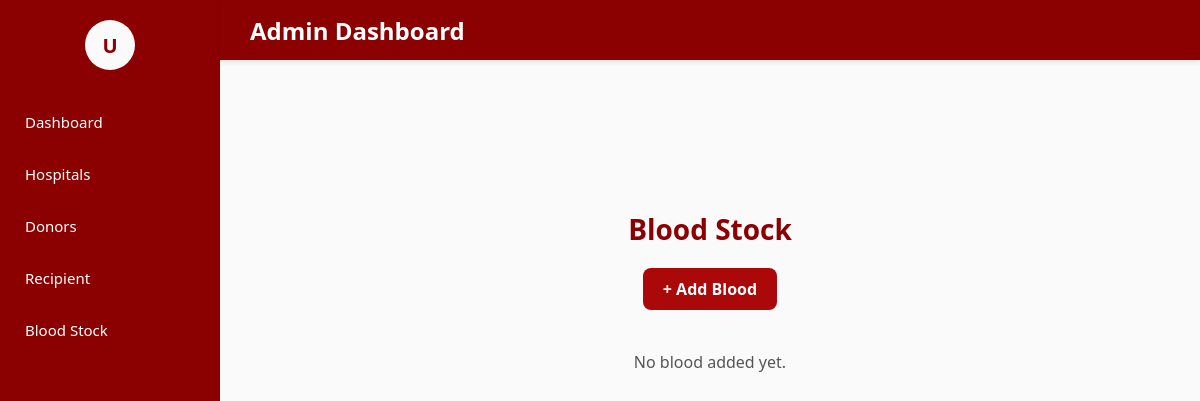
The page /dashboard/blood_stock/ (signed in) on the database as committed earlier.
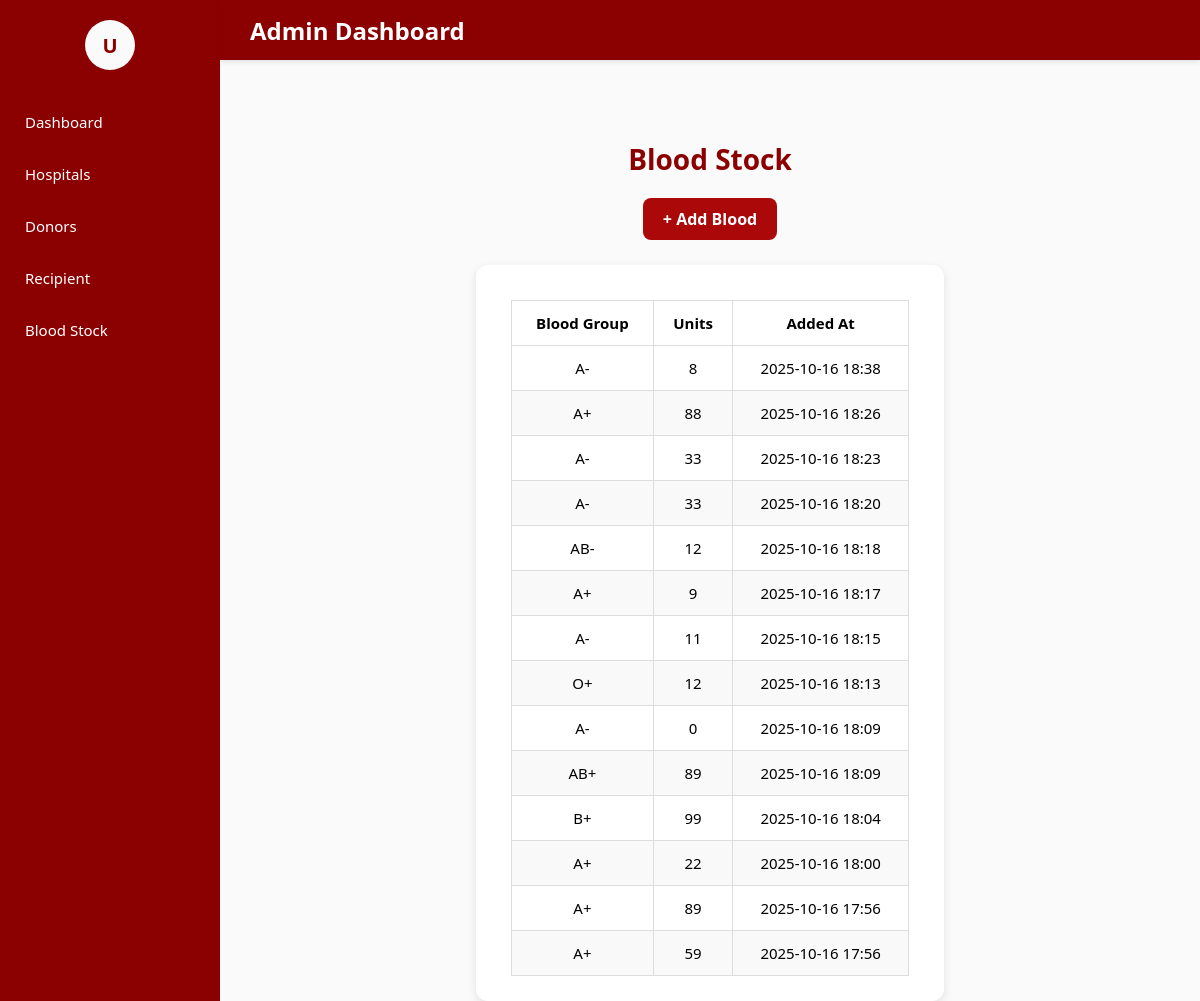
The same page on the database as committed later.
### blood_bank_app/models.py (models this page shows, shortened)
class BloodStock(models.Model):
    BLOOD_GROUP_CHOICES = [
        ('A+', 'A+'), ('A-', 'A-'),
        ('B+', 'B+'), ('B-', 'B-'),
        ('AB+', 'AB+'), ('AB-', 'AB-'),
        ('O+', 'O+'), ('O-', 'O-'),
    ]
    bloodgroup = models.CharField(max_length=3, choices=BLOOD_GROUP_CHOICES)
    unit = models.PositiveIntegerField()
    added_at = models.DateTimeField(auto_now_add=True)

### blood_bank_app/views.py (the view)
# urls.py: path('dashboard/blood_stock/', views.blood_stock_dashboard, name='blood_stock_dashboard'),
@login_required
def blood_stock_dashboard(request):
    blood_stock = BloodStock.objects.all().order_by('-added_at')
    return render(request, 'blood_stock_dashboard.html', {
        'blood_stock': blood_stock
    })

### blood_bank_app/templates/blood_stock_dashboard.html (shortened to what this page needs)
{% extends 'master.html' %}
{% block content %}
<div class="sidebar">
    <div class="profile-container">
        <div class="profile-icon" onclick="toggleProfile()">
            {{ request.user.username|slice:":1"|upper }}
        </div>
    </div>
    <a href="{% url 'admin_dashboard' %}">Dashboard</a>
    <a href="{% url 'hospital_dashboard' %}">Hospitals</a>
    <a href="{% url 'donor_dashboard' %}">Donors</a>
    <a href="{% url 'recipient_dashboard' %}">Recipient</a>
    <a href="{% url 'blood_stock_dashboard' %}">Blood Stock</a>
</div>
<div class="topbar">
    Admin Dashboard
</div>
<div class="main-content">
    <h1>Blood Stock</h1>
    <a href="{% url 'add_blood' %}" class="add-blood-btn">+ Add Blood</a>
    {% if blood_stock %}
    <div class="section">
        <table>
            <thead>
                <tr>
                    <th>Blood Group</th>
                    <th>Units</th>
                    <th>Added At</th>
                </tr>
            </thead>
            <tbody>
                {% for blood in blood_stock %}
                <tr>
                    <td>{{ blood.bloodgroup }}</td>
                    <td>{{ blood.unit }}</td>
                    <td>{{ blood.added_at|date:"Y-m-d H:i" }}</td>
                </tr>
                {% endfor %}
            </tbody>
        </table>
    </div>
    {% else %}
        <p>No blood added yet.</p>
    {% endif %}
</div>
{% endblock %}

### blood_bank_app/templates/master.html (shortened to what this page needs)
<!DOCTYPE html>
<html lang="en">
<head>
    {% load static %}
    <link rel="stylesheet" href="{% static 'css/blood_bank.css' %}">
</head>
<body>
{% block content %}{% endblock %}
</body>
</html>

### blood_bank_app/static/css/blood_bank.css (style rules this page uses)
body { display: flex; flex-direction: column; justify-content: center; align-items: center; height: 100vh; margin: 0; background-color:#FAFAFA; }

### blood_bank_app/templates/blood_stock_dashboard.html (style rules this page uses)
body, html { margin: 0; padding: 0; font-family: 'Segoe UI', sans-serif; background: #FAFAFA; }
.sidebar { width: 220px; background-color: #8B0000; color: white; position: fixed; top: 0; bottom: 0; left: 0; padding-top: 20px; z-index: 50; }
.sidebar a { display: block; color: white; text-decoration: none; padding: 12px 25px; margin: 8px 0; border-radius: 6px; font-weight: 500; font-size: 15px; transition: 0.2s; }
.profile-container { display: flex; flex-direction: column; align-items: center; margin-bottom: 30px; position: relative; }
.profile-icon { width: 50px; height: 50px; border-radius: 50%; background-color: #FAFAFA; color: #8B0000; font-size: 20px; font-weight: bold; cursor: pointer; display: flex; justify-content: center; align-items: center; }
.topbar { position: fixed; left: 220px; right: 0; top: 0; height: 60px; background-color: #8B0000; color: #fff; display: flex; align-items: center; padding-left: 30px; font-size: 1.5em; font-weight: 600; box-shadow: 0 2px 5px rgba(0,0,0,0.1); z-index: 90; }
.main-content { margin-left: 220px; padding: 140px 40px 40px 40px; display: flex; flex-direction: column; align-items: center; box-sizing: border-box; min-height: calc(100vh - 140px); }
.main-content h1 { margin-top: 0; margin-bottom: 20px; font-size: 28px; color: #8B0000; text-align: center; }
.add-blood-btn { display: inline-block; margin-bottom: 25px; background-color: #ab0909; color: white; padding: 10px 20px; border-radius: 8px; text-decoration: none; font-weight: 600; transition: background-color 0.3s ease; }
.section { width: 100%; max-width: 900px; background: white; border-radius: 12px; padding: 25px 35px; box-shadow: 0 3px 10px rgba(0,0,0,0.1); }
table { width: 100%; border-collapse: collapse; margin-top: 10px; }
th, td { border: 1px solid #ddd; padding: 12px; text-align: center; font-size: 15px; }
tr:nth-child(even) { background-color: #f9f9f9; }

Rows that differ between the two databases and show on the page:
added BloodStock: bloodgroup "A-", unit "8", added_at "2025-10-16 18:38"
added BloodStock: bloodgroup "A+", unit "88", added_at "2025-10-16 18:26"
added BloodStock: bloodgroup "A-", unit "33", added_at "2025-10-16 18:23"
added BloodStock: bloodgroup "A-", unit "33", added_at "2025-10-16 18:20"
added BloodStock: bloodgroup "AB-", unit "12", added_at "2025-10-16 18:18"
added BloodStock: bloodgroup "A+", unit "9", added_at "2025-10-16 18:17"
added BloodStock: bloodgroup "A-", unit "11", added_at "2025-10-16 18:15"
added BloodStock: bloodgroup "O+", unit "12", added_at "2025-10-16 18:13"
added BloodStock: bloodgroup "A-", unit "0", added_at "2025-10-16 18:09"
added BloodStock: bloodgroup "AB+", unit "89", added_at "2025-10-16 18:09"
added BloodStock: bloodgroup "B+", unit "99", added_at "2025-10-16 18:04"
added BloodStock: bloodgroup "A+", unit "22", added_at "2025-10-16 18:00"
added BloodStock: bloodgroup "A+", unit "89", added_at "2025-10-16 17:56"
added BloodStock: bloodgroup "A+", unit "59", added_at "2025-10-16 17:56"
Other text that changed with them:
text no longer shown: "No blood added yet."
text now shown: "Blood Group Units Added At"
